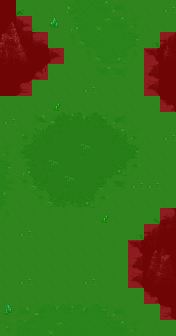

This is a level from a 2D game, rendered from its Tiled map with the project's own tilesets. A one-line summary and the complete map file follow:
An orthogonal 11x21 tile map with 16x16 px tiles, 6 tile layers (Tile Layer 4, Tile Layer 5, Tile Layer 6, Tile Layer 7, ...), 2 hidden layers not drawn.

<map version="1.5" tiledversion="2021.02.15" orientation="orthogonal" renderorder="left-down" width="11" height="21" tilewidth="16" tileheight="16" infinite="0" nextlayerid="15" nextobjectid="1">
 <tileset firstgid="1" source="../world_tiles/tileset.tsx" />
 <layer id="10" name="Tile Layer 4" width="11" height="21">
  <data encoding="csv">
2341,1841,2445,2445,2445,2445,2445,2445,2445,2445,2445,
2341,1941,1942,2445,2445,2445,2445,2445,2445,2445,2445,
2341,2041,2042,2445,2445,2445,2445,2445,2121,2122,2123,
2341,2641,2642,2544,2445,2445,2445,2445,2221,2222,2223,
2341,2741,2742,2445,2445,2445,2445,2445,2321,2322,2323,
2840,2841,2842,2445,2445,2445,2445,2445,2445,2522,2523,
2445,2445,2445,2445,2445,2445,2445,2445,2445,2622,2623,
2445,2445,2445,2445,2445,2445,2445,2445,2445,2722,2723,
2445,2445,2445,2445,2445,2445,2445,2445,2445,2445,2445,
2445,2445,2445,2445,2445,2445,2445,2445,2445,2445,2445,
2445,2445,2445,2445,2445,2445,2445,2445,2445,2445,2445,
2445,2445,2445,2445,2445,2445,2445,2445,2445,2445,2445,
2445,2445,2445,2445,2445,2445,2445,2445,2445,2445,2445,
2445,2445,2445,2445,2445,2445,2445,2445,2022,2023,2024,
2445,2445,2445,2445,2445,2445,2445,2121,2122,2123,2124,
2445,2445,2445,2445,2445,2445,2445,2221,2222,2223,2224,
2445,2445,2445,2445,2445,2445,2445,2321,2322,2323,2324,
2445,2445,2445,2445,2445,2445,2445,2521,2522,2523,2524,
2445,2445,2445,2445,2445,2445,2445,2621,2622,2623,2624,
2445,2445,2445,2445,2445,2445,2445,2445,2722,2723,2825,
2445,2445,2445,2445,2445,2445,2445,2445,2824,2824,2925
</data>
 </layer>
 <layer id="11" name="Tile Layer 5" width="11" height="21">
  <data encoding="csv">
0,0,0,0,0,0,0,0,0,0,0,
2374,2375,0,0,0,0,0,0,0,0,0,
2474,2475,0,0,0,0,0,0,0,0,2568,
2574,2575,0,0,0,0,0,0,0,0,2668,
0,0,0,0,0,0,0,0,0,0,0,
0,0,0,0,0,0,0,0,0,0,0,
0,0,0,0,0,0,0,0,0,0,0,
0,0,0,0,0,0,0,0,0,0,0,
0,0,0,0,0,0,0,0,0,0,0,
0,0,0,0,0,0,0,0,0,0,0,
0,0,0,0,0,0,0,0,0,0,0,
0,0,0,0,0,0,0,0,0,0,0,
0,0,0,0,0,0,0,0,0,0,0,
0,0,0,0,0,0,0,0,0,0,0,
0,0,0,0,0,0,0,0,0,0,0,
0,0,0,0,0,0,0,0,0,2870,2871,
0,0,0,0,0,0,0,0,0,2970,2971,
0,0,0,0,0,0,0,0,0,3070,3071,
0,0,0,0,0,0,0,0,0,0,0,
0,0,0,0,0,0,0,0,0,0,0,
0,0,0,0,0,0,0,0,0,0,0
</data>
 </layer>
 <layer id="12" name="Tile Layer 6" width="11" height="21">
  <data encoding="csv">
0,0,0,0,2601,2602,2408,2308,2309,0,0,
0,0,0,0,2701,2702,2405,2408,2409,0,0,
0,0,0,0,2801,2802,2702,2508,2509,0,0,
0,0,0,0,0,2801,2802,2808,2809,0,0,
0,0,0,0,0,2901,2902,2908,2909,0,0,
0,0,0,0,0,0,0,0,0,0,0,
0,0,0,0,0,0,0,0,0,0,0,
0,2311,2312,2313,2315,2316,2317,2318,2319,0,0,
2309,2411,2412,2413,2514,2514,2514,2418,2419,0,0,
2409,2511,2512,2513,2514,2514,2514,2518,2519,0,0,
2509,2711,2712,2514,2514,2514,2514,2818,2819,0,0,
2609,2811,2812,2514,2514,2514,2917,2918,2919,0,0,
2709,2911,2811,2812,2915,2818,2819,0,0,0,0,
2809,0,2521,2521,2521,2521,2919,0,0,0,0,
2909,0,0,0,2521,2521,0,0,0,0,0,
0,0,0,0,0,0,0,0,0,0,0,
0,0,0,0,0,0,0,0,0,0,0,
0,0,0,0,0,0,0,0,0,0,0,
0,0,0,0,0,0,0,0,0,0,0,
2301,2302,2303,2304,2305,2306,2307,2308,2309,0,0,
2401,2402,2403,2404,2405,2406,2407,2408,2409,0,0
</data>
 </layer>
 <layer id="13" name="Tile Layer 7" width="11" height="21">
  <data encoding="csv">
0,0,0,0,0,0,0,0,0,0,4011,
0,0,0,0,0,0,4305,0,0,0,0,
0,0,0,0,0,0,0,0,0,0,0,
0,0,0,0,0,0,0,0,0,0,0,
0,0,0,0,0,0,0,0,0,0,0,
0,0,0,0,0,4011,0,0,0,0,0,
0,0,0,0,0,0,0,0,0,0,0,
4011,0,0,0,0,0,0,0,0,0,0,
0,0,0,0,0,0,0,0,0,0,4011,
0,0,0,0,0,4907,0,0,0,0,0,
0,0,0,4907,0,0,0,0,0,0,0,
0,0,0,0,4907,0,0,0,4011,4011,0,
0,0,0,0,0,0,0,0,0,0,0,
0,0,0,0,0,0,0,0,0,0,0,
0,4011,0,0,0,0,0,0,0,0,0,
0,0,0,0,0,0,0,0,0,0,0,
0,0,0,0,0,0,0,0,0,0,0,
0,4011,0,0,0,4011,0,0,0,0,0,
0,0,0,0,0,0,0,0,0,0,0,
0,0,0,0,0,0,0,0,0,0,0,
0,0,0,4305,0,0,0,0,0,0,0
</data>
 </layer>
 <layer id="14" name="Tile Layer 8" width="11" height="21">
  <data encoding="csv">
0,0,0,0,0,0,0,0,0,0,0,
0,0,0,3668,0,0,0,0,0,0,0,
0,0,0,0,0,0,0,0,0,0,0,
0,0,0,0,0,0,0,0,0,0,0,
0,0,0,0,0,0,0,0,0,0,0,
0,0,0,0,0,0,0,0,0,0,0,
0,0,0,3671,0,0,0,0,0,0,0,
0,0,0,0,0,0,0,0,0,0,0,
0,0,0,0,0,0,0,0,0,0,0,
0,0,0,0,0,0,0,0,0,0,0,
0,0,0,0,0,0,0,0,0,0,0,
0,0,0,0,0,0,0,0,0,0,0,
0,0,0,0,0,0,0,0,0,0,0,
0,0,0,0,0,0,3671,0,0,0,0,
0,0,0,0,0,0,0,0,0,0,0,
0,0,0,0,0,0,0,0,0,0,0,
0,0,0,0,0,0,0,0,0,0,0,
0,0,0,0,0,0,0,0,0,0,0,
0,0,0,0,0,0,0,0,0,0,0,
3467,0,0,0,0,0,0,0,0,0,0,
0,0,0,0,0,0,0,0,0,0,0
</data>
 </layer>
 <layer id="7" name="anim" width="11" height="21" visible="0">
  <data encoding="csv">
0,0,0,0,0,0,0,0,0,0,0,
0,0,0,0,0,0,0,0,0,0,0,
0,0,0,0,0,0,0,0,0,0,0,
0,0,0,0,0,0,0,0,0,0,0,
0,0,0,0,0,0,0,0,0,0,0,
0,0,15627,0,0,0,0,0,0,0,0,
0,0,0,0,0,0,0,0,0,0,0,
0,0,0,0,0,0,0,0,0,0,0,
0,0,0,0,0,0,0,0,0,0,0,
0,0,0,0,0,0,0,0,0,0,0,
0,0,0,0,0,0,0,0,0,0,0,
0,0,0,0,0,0,0,0,0,0,0,
0,0,0,0,0,0,0,0,0,0,0,
0,0,0,0,0,0,0,0,0,0,0,
0,0,0,0,0,0,0,0,0,0,0,
0,0,0,0,0,0,0,0,0,0,0,
0,0,0,0,0,0,0,0,0,0,0,
0,0,15527,0,0,0,0,0,0,0,0,
0,0,0,0,0,0,0,0,15727,0,0,
0,0,0,0,0,0,0,0,0,0,0,
0,0,0,0,0,0,0,0,0,0,0
</data>
 </layer>
 <layer id="8" name="characters" width="11" height="21" visible="0">
  <data encoding="csv">
0,0,0,0,0,0,0,0,0,0,0,
0,0,0,0,0,0,0,0,0,0,0,
0,0,0,0,0,0,0,0,0,0,0,
0,0,0,0,15607,0,0,0,0,0,0,
0,0,0,0,0,0,15507,0,0,0,0,
0,0,0,0,0,0,0,0,0,0,0,
0,0,0,0,0,0,15607,0,0,0,0,
0,0,0,0,0,0,0,0,0,0,0,
0,0,0,0,0,0,0,0,0,0,0,
0,0,0,0,15507,0,0,0,0,15507,0,
0,0,0,0,0,0,0,0,0,0,0,
0,0,0,0,0,0,0,0,0,0,0,
0,15607,0,0,0,0,0,0,0,0,0,
0,0,0,0,0,0,0,0,0,0,0,
0,0,0,0,0,0,0,0,0,0,0,
0,0,0,0,0,0,0,0,0,0,0,
0,0,0,15507,0,0,0,0,0,0,0,
0,0,0,0,0,15607,0,0,0,0,0,
0,0,0,0,0,0,0,0,0,0,0,
0,0,0,0,0,0,0,0,0,0,0,
0,0,0,0,0,0,0,0,0,0,0
</data>
 </layer>
 <layer id="9" name="walkable" width="11" height="21">
  <data encoding="csv">
15437,15537,15537,15537,15537,15537,15537,15537,15537,15537,15537,
15437,15437,15537,15537,15537,15537,15537,15537,15537,15537,15537,
15437,15437,15437,15537,15537,15537,15537,15537,15537,15537,15437,
15437,15437,15437,15437,15537,15537,15537,15537,15537,15437,15437,
15437,15437,15437,15537,15537,15537,15537,15537,15537,15437,15437,
15437,15437,15537,15537,15537,15537,15537,15537,15537,15437,15437,
15537,15537,15537,15537,15537,15537,15537,15537,15537,15537,15437,
15537,15537,15537,15537,15537,15537,15537,15537,15537,15537,15537,
15537,15537,15537,15537,15537,15537,15537,15537,15537,15537,15537,
15537,15537,15537,15537,15537,15537,15537,15537,15537,15537,15537,
15537,15537,15537,15537,15537,15537,15537,15537,15537,15537,15537,
15537,15537,15537,15537,15537,15537,15537,15537,15537,15537,15537,
15537,15537,15537,15537,15537,15537,15537,15537,15537,15537,15537,
15537,15537,15537,15537,15537,15537,15537,15537,15537,15537,15437,
15537,15537,15537,15537,15537,15537,15537,15537,15537,15437,15437,
15537,15537,15537,15537,15537,15537,15537,15537,15437,15437,15437,
15537,15537,15537,15537,15537,15537,15537,15537,15437,15437,15437,
15537,15537,15537,15537,15537,15537,15537,15537,15437,15437,15437,
15537,15537,15537,15537,15537,15537,15537,15537,15537,15437,15437,
15537,15537,15537,15537,15537,15537,15537,15537,15537,15537,15437,
15537,15537,15537,15537,15537,15537,15537,15537,15537,15537,15537
</data>
 </layer>
</map>
